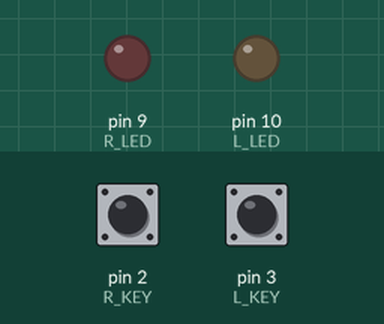
This program was run on a simulated Arduino Leonardo, built with avr-gcc and run on an emulated ATmega32U4. Shown: output pins drawn as LEDs (lit = HIGH). The inputs (shaded band) are chosen by the test bench; at power-on: pin 2 (R_KEY) HIGH, pin 3 (L_KEY) HIGH. USB keyboard and mouse output is not drawn; what the program prints to the serial monitor is not drawn.

Above: at 1.2 s.
1.3 s: pin 2 (R_KEY) pulled LOW for 0.15 s
At 1.4 s:
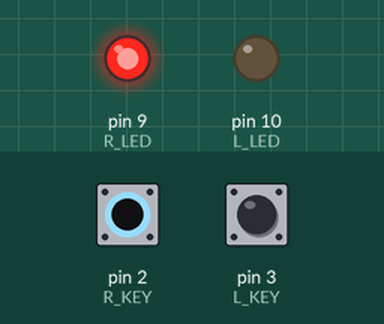
3.0 s: pin 3 (L_KEY) pulled LOW for 0.15 s
At 3.1 s:
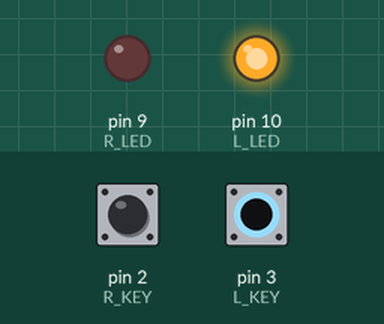
4.7 s: pin 2 (R_KEY) pulled LOW for 1 s
At 6.9 s:
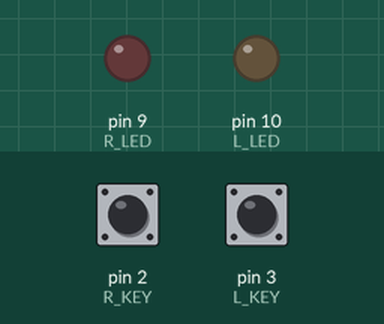
7.2 s: pin 3 (L_KEY) pulled LOW for 1 s
At 8.0 s:
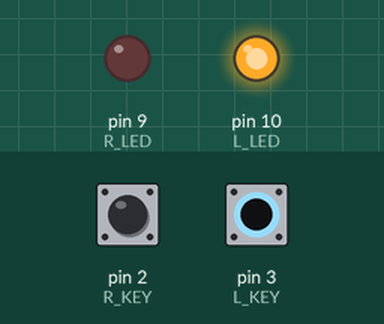
9.7 s: pin 3 (L_KEY) pulled LOW for 3.2 s
At 14.0 s:
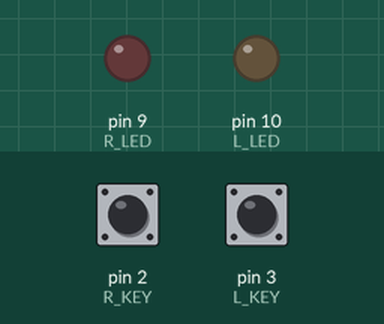
14.4 s: pin 2 (R_KEY) pulled LOW for 3.2 s
At 15.1 s:
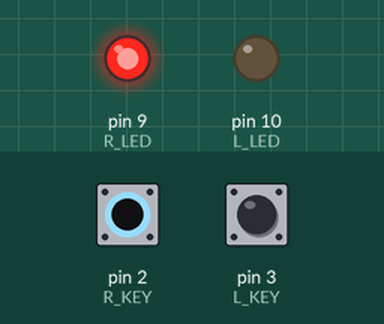
Timing chart, 0 to 19.1 s (numbered marks = the images above; inputs shaded):
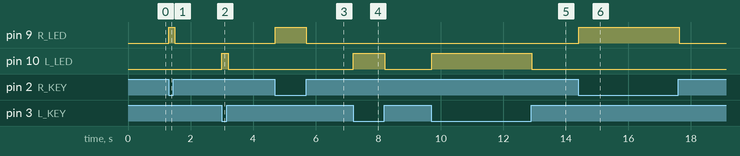

The program:

main.cpp
```cpp
#include "Keyboard.h"

int L_KEY = 3;
int R_KEY = 2;
int L_LED = 10;
int R_LED = 9;

void setup()
{
    pinMode(L_KEY, INPUT_PULLUP);
    pinMode(R_KEY, INPUT_PULLUP);
    pinMode(L_LED, OUTPUT);
    pinMode(R_LED, OUTPUT);
    Keyboard.begin();
}

void loop()
{
    delay(100);

    if (digitalRead(L_KEY) == HIGH) {
        digitalWrite(L_LED, LOW);
    } else {
        digitalWrite(L_LED, HIGH);
        Serial.print('E');
        Keyboard.press(KEY_ESC);
    }
    if (digitalRead(R_KEY) == HIGH) {
        digitalWrite(R_LED, LOW);
        digitalWrite(R_LED, LOW);
    } else {
        digitalWrite(R_LED, HIGH);
        Serial.print('i');
        Keyboard.press('i');
    }
    Keyboard.releaseAll();
}
```

Measured:
- after the input at 1.3 s, pin 9 (R_LED): LOW → HIGH at once, → LOW 0.20 s later
- after the input at 3.0 s, pin 10 (L_LED): LOW → HIGH at once, → LOW 0.20 s later
- after the input at 4.7 s, pin 9 (R_LED): LOW → HIGH at once, → LOW 1.0 s later
- after the input at 7.2 s, pin 10 (L_LED): LOW → HIGH at once, → LOW 1.0 s later
- after the input at 9.7 s, pin 10 (L_LED): LOW → HIGH at once, → LOW 3.2 s later
- after the input at 14.4 s, pin 9 (R_LED): LOW → HIGH at once, → LOW 3.2 s later
